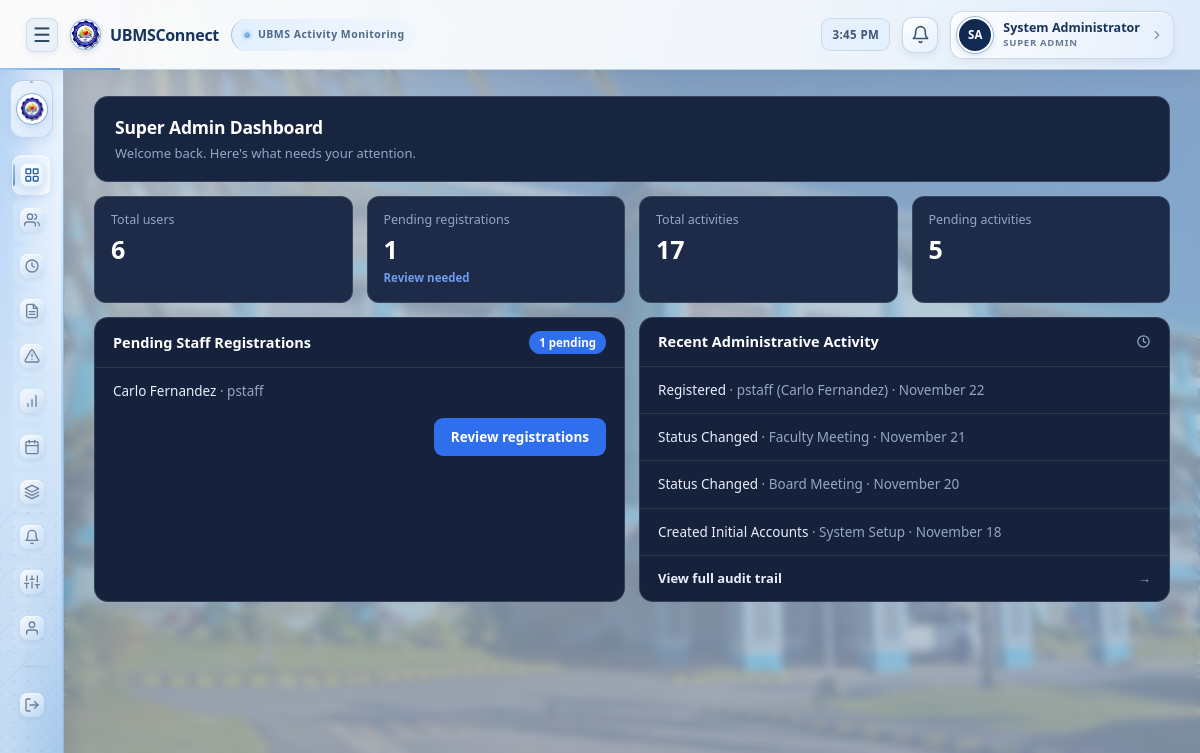
The app's page /superadmin/dashboard.php (signed in) with its own data.
### tables this page shows
CREATE TABLE users (
    id INT AUTO_INCREMENT PRIMARY KEY,
    username VARCHAR(50) NOT NULL UNIQUE,
    password VARCHAR(255) NOT NULL,
    password_changed_at DATETIME NULL,
    full_name VARCHAR(100) NOT NULL,
    email VARCHAR(150) NULL,
    profile_picture VARCHAR(255) NULL,
    university_id VARCHAR(50) NULL,
    affiliation ENUM('student','ubms_staff') NULL,
    department_id INT NULL,
    course_id INT NULL,
    organization_id INT NULL,
    office_unit VARCHAR(150) NULL,
    role ENUM('super_admin','staff','host') NOT NULL,
    status ENUM('active','pending','inactive','rejected') NOT NULL DEFAULT 'active',
    created_at DATETIME DEFAULT CURRENT_TIMESTAMP,
    updated_at DATETIME DEFAULT CURRENT_TIMESTAMP ON UPDATE CURRENT_TIMESTAMP,
    last_login DATETIME NULL
);

CREATE TABLE audit_logs (
    id INT AUTO_INCREMENT PRIMARY KEY,
    actor_id INT NULL,
    actor_name VARCHAR(100) NOT NULL,
    action VARCHAR(100) NOT NULL,
    target_type VARCHAR(50) NULL,
    target_id INT NULL,
    target_label VARCHAR(150) NULL,
    previous_value VARCHAR(150) NULL,
    new_value VARCHAR(150) NULL,
    created_at DATETIME DEFAULT CURRENT_TIMESTAMP,
    CONSTRAINT fk_audit_actor FOREIGN KEY (actor_id) REFERENCES users(id) ON DELETE SET NULL,
    INDEX idx_audit_created (created_at),
    INDEX idx_audit_target (target_type, target_id)
);

### includes/functions.php (called while the page is built, shortened)
<?php
function e($value) {
    return htmlspecialchars($value ?? '', ENT_QUOTES, 'UTF-8');
}

### superadmin/dashboard.php (the view, shortened to what this page needs)
<?php
require_once __DIR__ . '/../includes/auth.php';
$userCounts = ['super_admin' => 0, 'staff' => 0, 'host' => 0];
$statusCounts = ['active' => 0, 'pending' => 0, 'inactive' => 0, 'rejected' => 0];
$stmt = $pdo->query("SELECT role, status, COUNT(*) AS c FROM users GROUP BY role, status");
foreach ($stmt->fetchAll() as $row) {
    $userCounts[$row['role']] = ($userCounts[$row['role']] ?? 0) + (int) $row['c'];
    $statusCounts[$row['status']] = ($statusCounts[$row['status']] ?? 0) + (int) $row['c'];
}
$totalUsers = array_sum($userCounts);
$activityCounts = ['Pending' => 0, 'Approved' => 0, 'Rejected' => 0, 'Maintenance' => 0, 'Completed' => 0];
$stmt = $pdo->query("SELECT status, COUNT(*) AS c FROM activities GROUP BY status");
foreach ($stmt->fetchAll() as $row) {
    $activityCounts[$row['status']] = (int) $row['c'];
}
$totalActivities = array_sum($activityCounts);
$recentAudit = $pdo->query(
    "SELECT * FROM audit_logs ORDER BY created_at DESC LIMIT 8"
)->fetchAll();
$pendingPreview = $pdo->query(
    "SELECT id, full_name, username, email, created_at FROM users WHERE status = 'pending' ORDER BY created_at ASC LIMIT 5"
)->fetchAll();
include __DIR__ . '/../includes/header.php';
include __DIR__ . '/../includes/sidebar.php';
?>
<main class="main-content">
    <div class="dash-shell">
        <header class="dash-welcome">
            <h1>Super Admin Dashboard</h1>
            <p>Welcome back. Here's what needs your attention.</p>
        </header>
        <section class="dash-kpi-grid" aria-label="Dashboard statistics">
            <div class="dash-kpi">
                <span class="dash-kpi-label">Total users</span>
                <span class="dash-kpi-num"><?= $totalUsers ?></span>
            </div>
            <div class="dash-kpi">
                <span class="dash-kpi-label">Pending registrations</span>
                <span class="dash-kpi-num"><?= $statusCounts['pending'] ?></span>
                <?php if ($statusCounts['pending'] > 0): ?><a class="stat-hint" href="/UBMSConnect/superadmin/pending.php">Review needed</a><?php endif; ?>
            </div>
            <div class="dash-kpi">
                <span class="dash-kpi-label">Total activities</span>
                <span class="dash-kpi-num"><?= $totalActivities ?></span>
            </div>
            <div class="dash-kpi">
                <span class="dash-kpi-label">Pending activities</span>
                <span class="dash-kpi-num"><?= $activityCounts['Pending'] ?></span>
            </div>
        </section>
        <div class="dash-bottom-grid">
        <section class="dash-panel">
            <div class="dash-panel-head">
                <h2 class="dash-panel-title">Pending Staff Registrations</h2>
                <?php if ($statusCounts['pending'] > 0): ?><span class="dash-count-badge"><?= (int) $statusCounts['pending'] ?> pending</span><?php endif; ?>
            </div>
            <?php if (empty($pendingPreview)): ?>
                <div class="dash-empty">No pending registrations.</div>
            <?php else: ?>
                <?php foreach ($pendingPreview as $p): ?>
                    <div class="dash-row"><?= e($p['full_name']) ?> <span class="dash-muted">&middot; <?= e($p['username']) ?></span></div>
                <?php endforeach; ?>
                <div class="dash-panel-actions">
                    <a class="btn btn-primary" href="/UBMSConnect/superadmin/pending.php">Review registrations</a>
                </div>
            <?php endif; ?>
        </section>
        <section class="dash-panel">
            <div class="dash-panel-head">
                <h2 class="dash-panel-title">Recent Administrative Activity</h2>
                <svg class="dash-panel-icon" width="15" height="15" viewBox="0 0 24 24" fill="none" stroke="currentColor" stroke-width="2" stroke-linecap="round" stroke-linejoin="round" aria-hidden="true"><circle cx="12" cy="12" r="9"/><polyline points="12 7 12 12 15.5 13.8"/></svg>
            </div>
            <?php if (empty($recentAudit)): ?>
                <div class="dash-empty">No audit activity recorded yet.</div>
            <?php else: ?>
                <?php foreach ($recentAudit as $log): ?>
                    <div class="dash-row"><?= e($log['action']) ?><?= $log['target_label'] ? ' <span class="dash-muted">&middot; ' . e($log['target_label']) . '</span>' : '' ?> <span class="dash-muted">&middot; <?= date('F j', strtotime($log['created_at'])) ?></span></div>
                <?php endforeach; ?>
            <?php endif; ?>
            <a class="dash-panel-link" href="/UBMSConnect/superadmin/audit_logs.php">View full audit trail <span class="dash-link-arrow" aria-hidden="true">&rarr;</span></a>
        </section>
        </div>
    </div>
</main>
<?php include __DIR__ . '/../includes/footer.php'; ?>

### records on screen
users: full_name "Carlo Fernandez", username "pstaff"
audit_logs: action "Registered", target_label "pstaff (Carlo Fernandez)", created_at "November 22"
audit_logs: action "Status Changed", target_label "Faculty Meeting", created_at "November 21"
audit_logs: action "Status Changed", target_label "Board Meeting", created_at "November 20"
audit_logs: action "Created Initial Accounts", target_label "System Setup", created_at "November 18"

### other values on screen
nameInitials(currentUserName()) "SA"
currentUserName() "System Administrator"
roleLabel(currentUserRole()) "SUPER ADMIN"
$totalUsers "6"
$statusCounts['pending'] "1"
$totalActivities "17"
$activityCounts['Pending'] "5"
